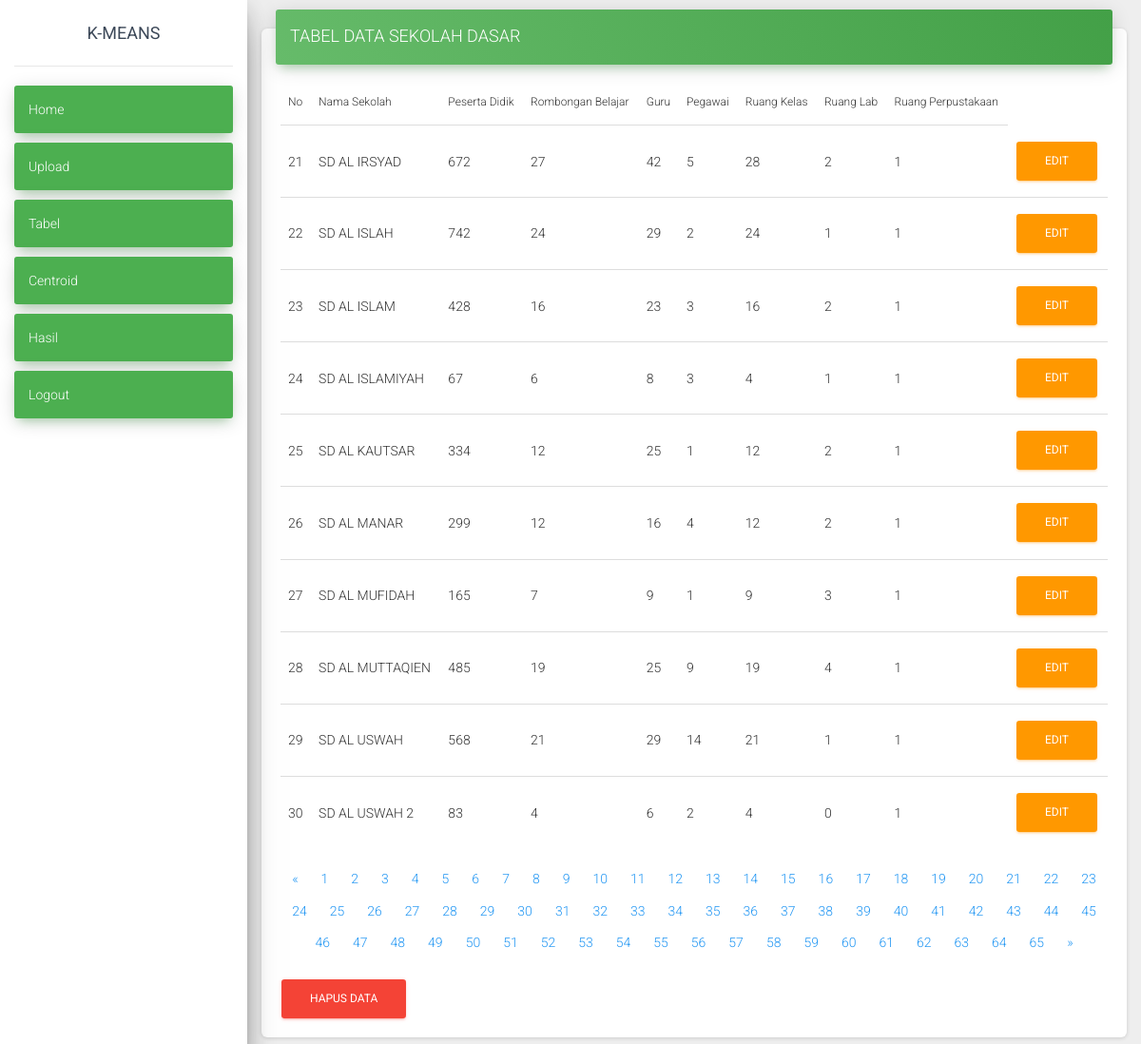
Page /dash/tabel.php?halaman=3 (signed in) on the committed database.
### tables this page shows
CREATE TABLE `data_sd` (
  `id_sd` int(11) NOT NULL,
  `nama` varchar(50) NOT NULL,
  `pd` int(11) NOT NULL,
  `rombel` int(11) NOT NULL,
  `guru` int(11) NOT NULL,
  `pegawai` int(11) NOT NULL,
  `kelas` int(11) NOT NULL,
  `lab` int(11) NOT NULL,
  `perpus` int(11) NOT NULL
);

### dash/tabel.php (the view, shortened to what this page needs)
<?php include "../inc/header.php" ?>
<div class="main-panel">
  <div class="col-lg-max col-md-12">
    <div class="card">
      <div class="card-header card-header-success">
        <h4 class="card-title">TABEL DATA SEKOLAH DASAR</h4>
      </div>
      <?php
      include '../inc/koneksidb.php';
      $query = mysqli_query($host, "SELECT * FROM data_sd");
      $batas = 10;
      $halaman = isset($_GET['halaman']) ? (int)$_GET['halaman'] : 1;
      $halaman_awal = ($halaman > 1) ? ($halaman * $batas) - $batas : 0;
      $previous = $halaman - 1;
      $next = $halaman + 1;
      $jumlah_data = mysqli_num_rows($query);
      $total_halaman = ceil($jumlah_data / $batas);
      $data_sd = mysqli_query($host, "SELECT * FROM data_sd ORDER BY nama limit $halaman_awal, $batas");
      $nomor = $halaman_awal + 1;
      ?>
      <div class="card-body table-responsive">
        <table class="table table-hover">
          <thead class="text">
            <th>No</th>
            <th>Nama Sekolah</th>
            <th>Peserta Didik</th>
            <th>Rombongan Belajar</th>
            <th>Guru</th>
            <th>Pegawai</th>
            <th>Ruang Kelas</th>
            <th>Ruang Lab</th>
            <th>Ruang Perpustakaan</th>
          </thead>
          <?php
          while ($data = mysqli_fetch_array($data_sd, MYSQLI_ASSOC)) {
          ?>
            <tr>
              <td><?php echo $nomor++ ?></td>
              <td><?php echo $data["nama"]; ?></td>
              <td><?php echo $data["pd"]; ?></td>
              <td><?php echo $data["rombel"]; ?></td>
              <td><?php echo $data["guru"]; ?></td>
              <td><?php echo $data["pegawai"]; ?></td>
              <td><?php echo $data["kelas"]; ?></td>
              <td><?php echo $data["lab"]; ?></td>
              <td><?php echo $data["perpus"]; ?></td>
              <td><Button data-toggle="modal" data-target="#exampleModal<?= $data['id_sd'] ?>" class="btn btn-warning" class="">Edit</Button></a></td>
            </tr>
          <?php } ?>
        </table>
        <nav>
          <ul class="pagination flex-wrap justify-content-center">
            <li class="page-item">
              <a class="page-link" <?php if ($halaman > 1) {
                                      echo "href='?halaman=$previous'";
                                    } ?>><span aria-hidden="true">&laquo;</span>
                <span class="sr-only">Previous</span></a>
            </li>
            <?php
            for ($x = 1; $x <= $total_halaman; $x++) {
            ?>
              <li class="page-item"><a class="page-link" href="?halaman=<?php echo $x ?>"><?php echo $x; ?></a></li>
            <?php
            }
            ?>
            <li class="page-item">
              <a class="page-link" <?php if ($halaman < $total_halaman) {
                                      echo "href='?halaman=$next'";
                                    } ?>><span aria-hidden="true">&raquo;</span>
                <span class="sr-only">Next</span></a>
            </li>
          </ul>
        </nav>
        <form method="post" action="">
          <button class="btn btn-danger" name="submit_button" type="submit" onclick="return confirm('Apakah Anda Yakin Menghapus Data?')">Hapus Data</button>
        </form>
      </div>
    </div>
  </div>
</div>
<?php include "../inc/footer.php" ?>

### inc/footer.php (style rules this page uses)
thead th { font-size: 12px !important; }

### rows in the picture
data_sd: nama "SD AL IRSYAD", pd "672", rombel "27", guru "42", pegawai "5", kelas "28", lab "2", perpus "1"
data_sd: nama "SD AL ISLAH", pd "742", rombel "24", guru "29", pegawai "2", kelas "24", lab "1", perpus "1"
data_sd: nama "SD AL ISLAM", pd "428", rombel "16", guru "23", pegawai "3", kelas "16", lab "2", perpus "1"
data_sd: nama "SD AL ISLAMIYAH", pd "67", rombel "6", guru "8", pegawai "3", kelas "4", lab "1", perpus "1"
data_sd: nama "SD AL KAUTSAR", pd "334", rombel "12", guru "25", pegawai "1", kelas "12", lab "2", perpus "1"
data_sd: nama "SD AL MANAR", pd "299", rombel "12", guru "16", pegawai "4", kelas "12", lab "2", perpus "1"
data_sd: nama "SD AL MUFIDAH", pd "165", rombel "7", guru "9", pegawai "1", kelas "9", lab "3", perpus "1"
data_sd: nama "SD AL MUTTAQIEN", pd "485", rombel "19", guru "25", pegawai "9", kelas "19", lab "4", perpus "1"
data_sd: nama "SD AL USWAH", pd "568", rombel "21", guru "29", pegawai "14", kelas "21", lab "1", perpus "1"
data_sd: nama "SD AL USWAH 2", pd "83", rombel "4", guru "6", pegawai "2", kelas "4", lab "0", perpus "1"
